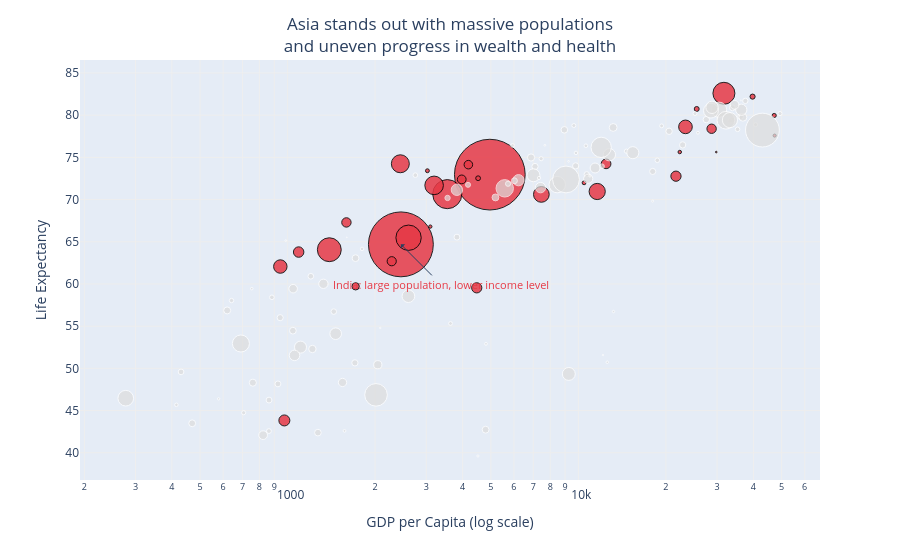

The code cell stored with this chart in its notebook:
### Markdown cell above
## Task 2 — Bubble chart: tell a story

**What to build:** A bubble chart (full 2007 dataset, all countries) where:
- x = GDP per capita (log scale)
- y = life expectancy
- size = population
- colour = ONE continent highlighted (your choice), all others grey
- At least one annotation explaining the highlighted group's story

> This is the grey-and-highlight technique applied to a bubble chart.

### Code cell
# Task 2
# YOUR CODE HERE


import math

highlight = 'Asia'

color_map = {
    c: ('#E63946' if c == highlight else '#DDDDDD')
    for c in df['continent'].unique()
}

df_2007 = df[df['year'] == 2007]

fig = px.scatter(
    df_2007,
    x='gdpPercap',
    y='lifeExp',
    size='pop',                 # THIS is correct
    color='continent',
    color_discrete_map=color_map,
    hover_name='country',
    log_x=True,
    size_max=50,                # IMPORTANT: controls scaling
    opacity=0.7,
    labels={
        'gdpPercap': 'GDP per Capita (log scale)',
        'lifeExp': 'Life Expectancy',
        'pop': 'Population',
        'continent': ''
    }
)

# Remove legend
fig.update_traces(showlegend=False)

# Make highlighted continent clearer
fig.update_traces(
    selector=dict(name=highlight),
    marker=dict(line=dict(width=1, color='black'), opacity=0.85)
)

# Add annotation
row = df_2007[df_2007['country'] == 'India'].iloc[0]

fig.add_annotation(
    x=math.log10(row['gdpPercap']),
    y=row['lifeExp'],
    text="India: large population,\nlower income level",
    showarrow=True,
    arrowhead=1,
    ax=40,
    ay=40,
    font=dict(size=11, color='#E63946')
)

fig.update_layout(
    title=dict(
        text="Asia stands out with massive populations<br>and uneven progress in wealth and health",
        x=0.5   # center align
    )
)

fig.update_xaxes(showgrid=True, gridcolor='#EEEEEE')
fig.update_yaxes(showgrid=True, gridcolor='#EEEEEE')

fig.show()

### Figure 1 — Plotly figure (JSON) as saved in the notebook; plotly's stock layout.template omitted (floating-point values rounded to 4 significant figures)
{"data": [{"hovertemplate": "<b>%{hovertext}</b><br><br>=Asia<br>GDP per Capita (log scale)=%{x}<br>Life Expectancy=%{y}<br>Population=%{marker.size}<extra></extra>", "hovertext": ["Afghanistan", "Bahrain", "Bangladesh", "Cambodia", "China", "Hong Kong, China", "India", "Indonesia", "Iran", "Iraq", "Israel", "Japan", "Jordan", "Korea, Dem. Rep.", "Korea, Rep.", "Kuwait", "Lebanon", "Malaysia", "Mongolia", "Myanmar", "Nepal", "Oman", "Pakistan", "Philippines", "Saudi Arabia", "Singapore", "Sri Lanka", "Syria", "Taiwan", "Thailand", "Vietnam", "West Bank and Gaza", "Yemen, Rep."], "legendgroup": "Asia", "marker": {"color": "#E63946", "line": {"color": "black", "width": 1}, "opacity": 0.85, "size": [31889923, 708573, 150448339, 14131858, 1318683096, 6980412, 1110396331, 223547000, 69453570, 27499638, 6426679, 127467972, 6053193, 23301725, 49044790, 2505559, 3921278, 24821286, 2874127, 47761980, 28901790, 3204897, 169270617, 91077287, 27601038, 4553009, 20378239, 19314747, 23174294, 65068149, 85262356, 4018332, 22211743], "sizemode": "area", "sizeref": 527500.0, "symbol": "circle"}, "mode": "markers", "name": "Asia", "orientation": "v", "showlegend": false, "type": "scatter", "x": [974.6, 29800.0, 1391.0, 1714.0, 4959.0, 39720.0, 2452.0, 3541.0, 11610.0, 4471.0, 25520.0, 31660.0, 4519.0, 1593.0, 23350.0, 47310.0, 10460.0, 12450.0, 3096.0, 944.0, 1091.0, 22320.0, 2606.0, 3190.0, 21650.0, 47140.0, 3970.0, 4185.0, 28720.0, 7458.0, 2442.0, 3025.0, 2281.0], "xaxis": "x", "y": [43.83, 75.64, 64.06, 59.72, 72.96, 82.21, 64.7, 70.65, 70.96, 59.55, 80.75, 82.6, 72.53, 67.3, 78.62, 77.59, 71.99, 74.24, 66.8, 62.07, 63.78, 75.64, 65.48, 71.69, 72.78, 79.97, 72.4, 74.14, 78.4, 70.62, 74.25, 73.42, 62.7], "yaxis": "y"}, {"hovertemplate": "<b>%{hovertext}</b><br><br>=Europe<br>GDP per Capita (log scale)=%{x}<br>Life Expectancy=%{y}<br>Population=%{marker.size}<extra></extra>", "hovertext": ["Albania", "Austria", "Belgium", "Bosnia and Herzegovina", "Bulgaria", "Croatia", "Czech Republic", "Denmark", "Finland", "France", "Germany", "Greece", "Hungary", "Iceland", "Ireland", "Italy", "Montenegro", "Netherlands", "Norway", "Poland", "Portugal", "Romania", "Serbia", "Slovak Republic", "Slovenia", "Spain", "Sweden", "Switzerland", "Turkey", "United Kingdom"], "legendgroup": "Europe", "marker": {"color": "#DDDDDD", "opacity": 0.7, "size": [3600523, 8199783, 10392226, 4552198, 7322858, 4493312, 10228744, 5468120, 5238460, 61083916, 82400996, 10706290, 9956108, 301931, 4109086, 58147733, 684736, 16570613, 4627926, 38518241, 10642836, 22276056, 10150265, 5447502, 2009245, 40448191, 9031088, 7554661, 71158647, 60776238], "sizemode": "area", "sizeref": 527500.0, "symbol": "circle"}, "mode": "markers", "name": "Europe", "orientation": "v", "showlegend": false, "type": "scatter", "x": [5937.0, 36130.0, 33690.0, 7446.0, 10680.0, 14620.0, 22830.0, 35280.0, 33210.0, 30470.0, 32170.0, 27540.0, 18010.0, 36180.0, 40680.0, 28570.0, 9254.0, 36800.0, 49360.0, 15390.0, 20510.0, 10810.0, 9787.0, 18680.0, 25770.0, 28820.0, 33860.0, 37510.0, 8458.0, 33200.0], "xaxis": "x", "y": [76.42, 79.83, 79.44, 74.85, 73.0, 75.75, 76.49, 78.33, 79.31, 80.66, 79.41, 79.48, 73.34, 81.76, 78.89, 80.55, 74.54, 79.76, 80.2, 75.56, 78.1, 72.48, 74.0, 74.66, 77.93, 80.94, 80.88, 81.7, 71.78, 79.42], "yaxis": "y"}, {"hovertemplate": "<b>%{hovertext}</b><br><br>=Africa<br>GDP per Capita (log scale)=%{x}<br>Life Expectancy=%{y}<br>Population=%{marker.size}<extra></extra>", "hovertext": ["Algeria", "Angola", "Benin", "Botswana", "Burkina Faso", "Burundi", "Cameroon", "Central African Republic", "Chad", "Comoros", "Congo, Dem. Rep.", "Congo, Rep.", "Cote d'Ivoire", "Djibouti", "Egypt", "Equatorial Guinea", "Eritrea", "Ethiopia", "Gabon", "Gambia", "Ghana", "Guinea", "Guinea-Bissau", "Kenya", "Lesotho", "Liberia", "Libya", "Madagascar", "Malawi", "Mali", "Mauritania", "Mauritius", "Morocco", "Mozambique", "Namibia", "Niger", "Nigeria", "Reunion", "Rwanda", "Sao Tome and Principe", "Senegal", "Sierra Leone", "Somalia", "South Africa", "Sudan", "Swaziland", "Tanzania", "Togo", "Tunisia", "Uganda", "Zambia", "Zimbabwe"], "legendgroup": "Africa", "marker": {"color": "#DDDDDD", "opacity": 0.7, "size": [33333216, 12420476, 8078314, 1639131, 14326203, 8390505, 17696293, 4369038, 10238807, 710960, 64606759, 3800610, 18013409, 496374, 80264543, 551201, 4906585, 76511887, 1454867, 1688359, 22873338, 9947814, 1472041, 35610177, 2012649, 3193942, 6036914, 19167654, 13327079, 12031795, 3270065, 1250882, 33757175, 19951656, 2055080, 12894865, 135031164, 798094, 8860588, 199579, 12267493, 6144562, 9118773, 43997828, 42292929, 1133066, 38139640, 5701579, 10276158, 29170398, 11746035, 12311143], "sizemode": "area", "sizeref": 527500.0, "symbol": "circle"}, "mode": "markers", "name": "Africa", "orientation": "v", "showlegend": false, "type": "scatter", "x": [6223.0, 4797.0, 1441.0, 12570.0, 1217.0, 430.1, 2042.0, 706.0, 1704.0, 986.1, 277.6, 3633.0, 1545.0, 2082.0, 5581.0, 12150.0, 641.4, 690.8, 13210.0, 752.7, 1328.0, 942.7, 579.2, 1463.0, 1569.0, 414.5, 12060.0, 1045.0, 759.3, 1043.0, 1803.0, 10960.0, 3820.0, 823.7, 4811.0, 619.7, 2014.0, 7670.0, 863.1, 1598.0, 1712.0, 862.5, 926.1, 9270.0, 2602.0, 4513.0, 1107.0, 883.0, 7093.0, 1056.0, 1271.0, 469.7], "xaxis": "x", "y": [72.3, 42.73, 56.73, 50.73, 52.3, 49.58, 50.43, 44.74, 50.65, 65.15, 46.46, 55.32, 48.33, 54.79, 71.34, 51.58, 58.04, 52.95, 56.73, 59.45, 60.02, 56.01, 46.39, 54.11, 42.59, 45.68, 73.95, 59.44, 48.3, 54.47, 64.16, 72.8, 71.16, 42.08, 52.91, 56.87, 46.86, 76.44, 46.24, 65.53, 63.06, 42.57, 48.16, 49.34, 58.56, 39.61, 52.52, 58.42, 73.92, 51.54, 42.38, 43.49], "yaxis": "y"}, {"hovertemplate": "<b>%{hovertext}</b><br><br>=Americas<br>GDP per Capita (log scale)=%{x}<br>Life Expectancy=%{y}<br>Population=%{marker.size}<extra></extra>", "hovertext": ["Argentina", "Bolivia", "Brazil", "Canada", "Chile", "Colombia", "Costa Rica", "Cuba", "Dominican Republic", "Ecuador", "El Salvador", "Guatemala", "Haiti", "Honduras", "Jamaica", "Mexico", "Nicaragua", "Panama", "Paraguay", "Peru", "Puerto Rico", "Trinidad and Tobago", "United States", "Uruguay", "Venezuela"], "legendgroup": "Americas", "marker": {"color": "#DDDDDD", "opacity": 0.7, "size": [40301927, 9119152, 190010647, 33390141, 16284741, 44227550, 4133884, 11416987, 9319622, 13755680, 6939688, 12572928, 8502814, 7483763, 2780132, 108700891, 5675356, 3242173, 6667147, 28674757, 3942491, 1056608, 301139947, 3447496, 26084662], "sizemode": "area", "sizeref": 527500.0, "symbol": "circle"}, "mode": "markers", "name": "Americas", "orientation": "v", "showlegend": false, "type": "scatter", "x": [12780.0, 3822.0, 9066.0, 36320.0, 13170.0, 7007.0, 9645.0, 8948.0, 6025.0, 6873.0, 5728.0, 5186.0, 1202.0, 3548.0, 7321.0, 11980.0, 2749.0, 9809.0, 4173.0, 7409.0, 19330.0, 18010.0, 42950.0, 10610.0, 11420.0], "xaxis": "x", "y": [75.32, 65.55, 72.39, 80.65, 78.55, 72.89, 78.78, 78.27, 72.23, 74.99, 71.88, 70.26, 60.92, 70.2, 72.57, 76.19, 72.9, 75.54, 71.75, 71.42, 78.75, 69.82, 78.24, 76.38, 73.75], "yaxis": "y"}, {"hovertemplate": "<b>%{hovertext}</b><br><br>=Oceania<br>GDP per Capita (log scale)=%{x}<br>Life Expectancy=%{y}<br>Population=%{marker.size}<extra></extra>", "hovertext": ["Australia", "New Zealand"], "legendgroup": "Oceania", "marker": {"color": "#DDDDDD", "opacity": 0.7, "size": [20434176, 4115771], "sizemode": "area", "sizeref": 527500.0, "symbol": "circle"}, "mode": "markers", "name": "Oceania", "orientation": "v", "showlegend": false, "type": "scatter", "x": [34440.0, 25190.0], "xaxis": "x", "y": [81.23, 80.2], "yaxis": "y"}], "layout": {"annotations": [{"arrowhead": 1, "ax": 40, "ay": 40, "font": {"color": "#E63946", "size": 11}, "showarrow": true, "text": "India: large population,\nlower income level", "x": 3.39, "y": 64.7}], "legend": {"itemsizing": "constant", "title": {"text": ""}, "tracegroupgap": 0}, "margin": {"t": 60}, "title": {"text": "Asia stands out with massive populations<br>and uneven progress in wealth and health", "x": 0.5}, "xaxis": {"anchor": "y", "domain": [0, 1], "gridcolor": "#EEEEEE", "showgrid": true, "title": {"text": "GDP per Capita (log scale)"}, "type": "log"}, "yaxis": {"anchor": "x", "domain": [0, 1], "gridcolor": "#EEEEEE", "showgrid": true, "title": {"text": "Life Expectancy"}}}}
